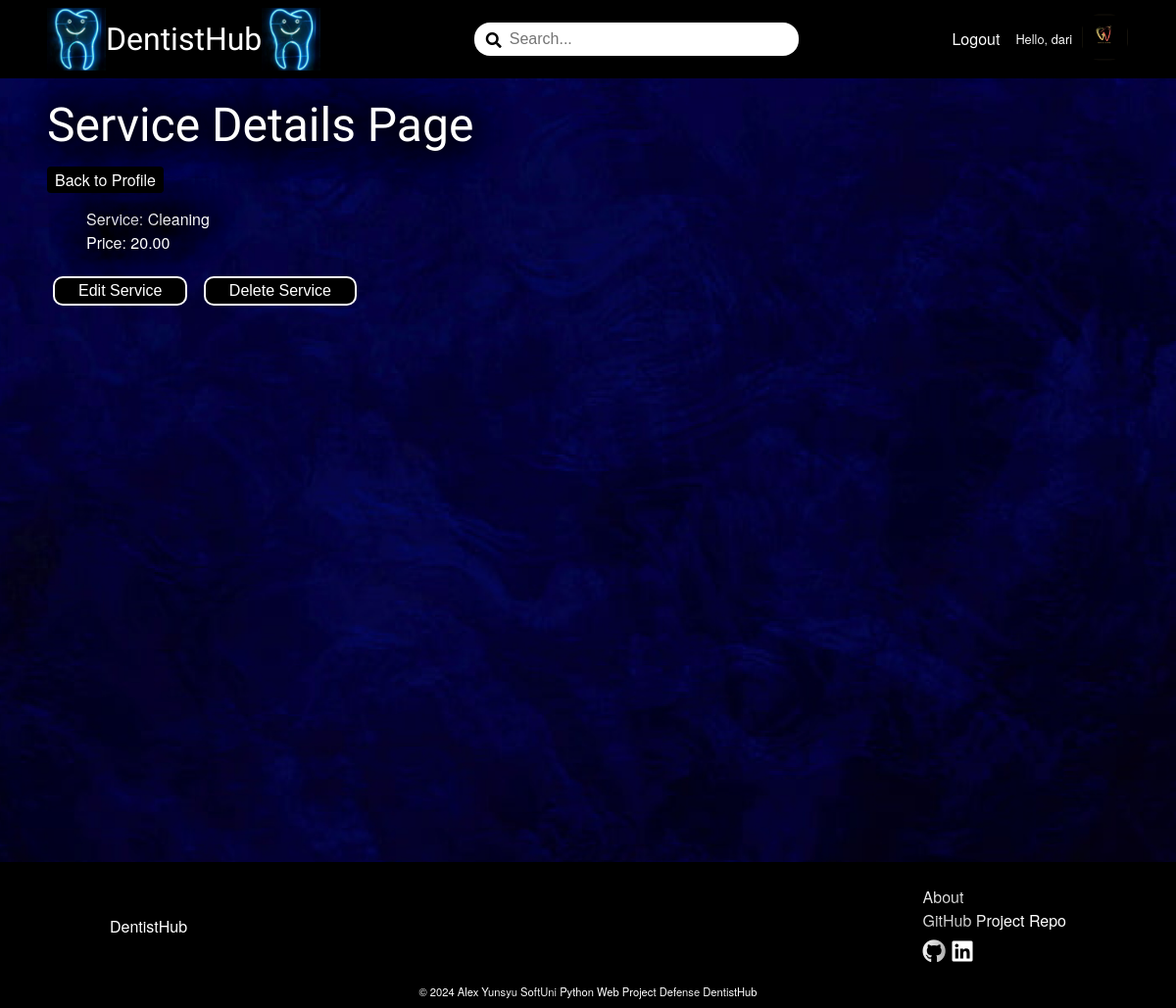
The app's page /dentistsoffice/dari/service/1/details/ (signed in) with its own data.
### DentistBook/account/models.py (models this page shows)
class AppUser(AbstractUser):
    MAX_LENGTH_ROLE = 15
    ROLES = (
        ('Client', 'Client'),
        ('Dentistsoffice', 'Dentist'),
    )
    role = models.CharField(
        max_length=MAX_LENGTH_ROLE,
        choices=ROLES,
        blank=True
    )

### DentistBook/dentistsoffice/models.py (models this page shows, shortened)
class DentistsofficeService(models.Model):
    MIN_LENGTH_DENTISTSOFFICE_SERVICE = 3
    MAX_LENGTH_DENTISTSOFFICE_SERVICE = 50
    MAX_DIGITS_PRICE = 5
    DECIMAL_PLACES_PRICE = 2
    MIN_VALUE_PRICE = 0.01
    class Meta:
        verbose_name_plural = 'Dentists office Services'
    service_name = models.CharField(
        max_length=MAX_LENGTH_DENTISTSOFFICE_SERVICE,
        validators=(validators.MinLengthValidator(MIN_LENGTH_DENTISTSOFFICE_SERVICE),),
        null=False,
        blank=False
    )
    price = models.DecimalField(
        max_digits=MAX_DIGITS_PRICE,
        decimal_places=DECIMAL_PLACES_PRICE,
        validators=(validators.MinValueValidator(MIN_VALUE_PRICE),),
        null=False,
        blank=False
    )
    category = models.ForeignKey(
        ServiceCategory,
        on_delete=models.CASCADE,
    )
    dentistsoffice = models.ForeignKey(
        DentistsofficeProfile,
        on_delete=models.CASCADE,
    )

### DentistBook/dentistsoffice/views.py (the view)
# urls.py: path('<int:pk>/details/', DentistsofficeServicesDetailsView.as_view(), name='service-details'),
class DentistsofficeServicesDetailsView(views.DetailView):
    model = DentistsofficeService
    template_name = 'services/service-details.html'

### DentistBook/common/templatetags/custom_filters.py (called while the page is built)
@register.filter
def get_role(user):
    return user.role if user.is_authenticated else ''

### DentistBook/dentistsoffice/templates/services/service-details.html (shortened to what this page needs)
{% extends 'base.html' %}
{% load static %}
{% block content %}
    <div class="wall-picture-container">
        <div class="main-container">
            <h1>Service Details Page</h1>
            <a href="{% url 'dentistsoffice-details' slug=request.user.dentistsofficeprofile.slug %}" class="link-button">Back to Profile</a>
            <ul>
                <li>Service: {{ object.service_name }}</li>
                <li>Price: {{ object.price }}</li>
            </ul>
            {% if object.dentistsoffice.pk == request.user.pk %}
                <button><a href="{% url 'edit-service' slug=object.dentistsoffice.slug pk=object.pk %}" class="link-button">Edit Service</a></button>
                <button><a href="{% url 'delete-service' slug=object.dentistsoffice.slug pk=object.pk %}" class="link-button">Delete Service</a></button>
            {% endif %}
        </div>
        <img src="{% static 'images/website_photos/white-wall.jpg' %}" alt="white-wall" class="white-wall-picture">
    </div>
{% endblock %}

### templates/header.html (shortened to what this page needs)
{% load custom_filters %}
{% load static %}
<div class="home-logo">
    <a href="{% url 'home-page' %}">
        <img src="{% static 'images/dentistsoffice-pole.jpg' %}" alt="dentistsoffice-pole">
        <span>DentistHub</span>
        <img src="{% static 'images/dentistsoffice-pole.jpg' %}" alt="dentistsoffice-pole">
    </a>
</div>
<div class="search-field">
    <span><i class="fas fa-search"></i></span>
    <input type="text" id="search-input" placeholder="Search...">
</div>
<nav class="header-nav-links">
    <ul role="list">
        {% if not request.user.is_authenticated %}
            <li class="nav-item"><a href="{% url 'register-page' %}">Register</a></li>
            <li class="nav-item"><a href="{% url 'login-page' %}">Login</a></li>
        {% else %}
            <li class="nav-item"><a href="{% url 'logout-page' %}">Logout</a></li>
            {% if request.user|get_role == 'Client' %}
                <li class="nav-item nav-profile">
                    <a href="{% url 'client-details' %}">Hello, {{ request.user }}</a>
                    <a href="{% url 'client-details' %}">
                        {% if request.user.clientprofile.profile_picture %}
                            <img src="{{ request.user.clientprofile.profile_picture.url }}" alt="profile-picture-thumbnail" class="profile-picture-thumbnail">
                        {% else %}
                            <img src="{% static 'images/client-default-profile-picture.jpg' %}" alt="default_profile_picture" class="profile-picture-thumbnail">
                        {% endif %}
                    </a>
                </li>
            {% else %}
                <li class="nav-item nav-profile">
                    <a href="{% url 'dentistsoffice-details' slug=request.user.dentistsofficeprofile.slug %}">Hello, {{ request.user }}</a>
                    <a href="{% url 'dentistsoffice-details' slug=request.user.dentistsofficeprofile.slug %}">
                        {% if request.user.dentistsofficeprofile.dentistsoffice_picture %}
                            <img src="{{ request.user.dentistsofficeprofile.dentistsoffice_picture.url }}" alt="dentistsoffice-profile-picture-thumbnail" class="profile-picture-thumbnail">
                        {% else %}
                            <img src="{% static 'images/dentistsoffice-default-profile-picture.jpg' %}" alt="dentistsoffice-default_profile_picture" class="profile-picture-thumbnail">
                        {% endif %}
                    </a>
                </li>
            {% endif %}
        {% endif %}
    </ul>
</nav>

### static/css/styles.css (style rules this page uses)
:root { --button-brown: #370511; }
*, *::before, *::after { box-sizing: border-box; }
body, h1, h2, h3, h4, h5, h6, p, figure, blockquote, dl, dd { margin: 0; }
h1, h2, h3, h4, h5, h6, b, li, p { color: white; text-shadow: -10px -10px 30px rgba(0, 0, 0, 0.9), 10px -10px 30px rgba(0, 0, 0, 0.9), -10px 10px 30px rgba(0, 0, 0, 0.9), 10px 10px 30px rgba(0, 0, 0, 0.9); }
body { color: white; background-image: url('../images/website_photos/background.jpg'); background-size: cover; background-position: center; background-repeat: no-repeat; }
ul[role='list'], ol[role='list'] { list-style: none; padding: 0; margin: 0; }
a { text-decoration: none; color: inherit; }
body { font-family: 'Helvetica Neue', Arial, sans-serif; line-height: 1.5; height: 100% }
main h1 { font-family: Rye, sans-serif; font-size: 3rem; }
header nav ul { display: flex; flex-direction: row; gap: 1rem; align-items: center; }
header a { color: white; }
.home-logo a { display: flex; flex-direction: row; align-items: center; font-size: 2rem; font-family: Rye, sans-serif; font-weight: 500; }
.home-logo img { width: 60px; }
.search-field { position: relative; width: 30%; }
.search-field span { position: absolute; top: 6px; left: 12px; color: black; z-index: 1; }
.search-field input { padding: 0.5rem 2.25rem; width: 100%; border-radius: 16px; border: none; font-size: 1rem; }
ul { list-style: none; }
a { text-decoration: none; }
button { font-size: 1rem; background: black; color: white; margin: 8px; padding: 4px 16px; border-radius: 8px; border: none; cursor: pointer; transition: transform 0.3s, color 0.3s, box-shadow 0.3s; box-shadow: 0 0 0 2px white; }
.link-button { background: black; color: white; padding: 2px 8px; border-radius: 4px; }
.main-container { margin: 0.25rem 3rem; }
.profile-picture-thumbnail { width: 50px; height: 50px; object-fit: cover; overflow: hidden; border-radius: 50%; }
.nav-profile { display: flex; flex-direction: row; align-items: center; font-size: 0.8rem; gap: 8px; }
h1, h2, h3, h4, h5, h6 { font-family: 'Helvetica Neue', Arial, sans-serif; font-weight: 500; padding: 0.5rem 0; }
.wall-picture-container { position: relative; width: 100%; min-height: 100vh; overflow: hidden; }
.white-wall-picture { position: absolute; top: 0; left: 0; width: 100%; object-fit: cover; z-index: -1; }

### records on screen
AppUser: user "dari"
DentistsofficeService: service_name "Cleaning", price "20.00"
